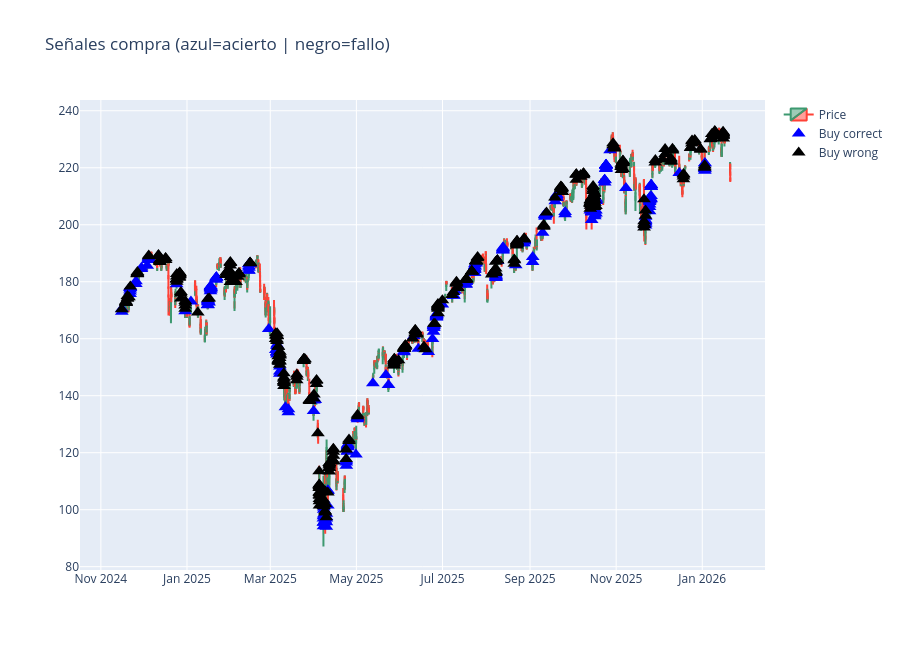

Notebook code cell kept with this figure:
### Code cell
import plotly.graph_objects as go

def plot_candles_with_signals(X, y_pred_proba, y_test, PROB_THR):

    df = X.copy().sort_index()

    y_pred_proba = np.asarray(y_pred_proba)

    # ---- prob clase positiva ----
    if y_pred_proba.ndim == 2:
        proba_buy = y_pred_proba[:, 1]
    else:
        proba_buy = y_pred_proba

    y_test = np.asarray(y_test)

    # ---- high/low simulados ----
    high = df['high']
    low  = df['low']

    # ---- señales ----
    signal_mask = proba_buy > PROB_THR

    signal_times = df.index[signal_mask]
    signal_prices = df.loc[signal_mask, 'close']

    # ---- evaluar acierto ----
    correct_mask = y_test[signal_mask] == 1

    times_correct = signal_times[correct_mask]
    prices_correct = signal_prices[correct_mask]

    times_wrong = signal_times[~correct_mask]
    prices_wrong = signal_prices[~correct_mask]

    fig = go.Figure()

    # ======================
    # Velas
    # ======================
    fig.add_trace(
        go.Candlestick(
            x=df.index,
            open=df['open'],
            high=high,
            low=low,
            close=df['close'],
            name="Price"
        )
    )

    # ======================
    # Señales correctas (azul)
    # ======================
    fig.add_trace(
        go.Scatter(
            x=times_correct,
            y=prices_correct,
            mode='markers',
            marker=dict(
                symbol='triangle-up',
                size=12,
                color='blue'
            ),
            name='Buy correct'
        )
    )

    # ======================
    # Señales incorrectas (negro)
    # ======================
    fig.add_trace(
        go.Scatter(
            x=times_wrong,
            y=prices_wrong,
            mode='markers',
            marker=dict(
                symbol='triangle-up',
                size=12,
                color='black'
            ),
            name='Buy wrong'
        )
    )

    fig.update_layout(
        title=f"Señales compra (azul=acierto | negro=fallo)",
        xaxis_rangeslider_visible=False,
        height=650
    )

    fig.show()

    # ======================
    # Métricas rápidas
    # ======================
    n_trades = signal_mask.sum()
    if n_trades > 0:
        winrate = correct_mask.mean()
        print(f"Trades: {n_trades}")
        print(f"Accuracy señales: {winrate:.2%}")

plot_candles_with_signals(X_test.join(df_raw), y_pred_proba, y_test, PROB_THR)

### Figure 1 — Plotly figure (JSON) as saved in the notebook; plotly's stock layout.template omitted (floating-point values rounded to 4 significant figures; data arrays with more than 128 entries replaced by an {"elided": "..."} marker saying what was removed)
{"data": [{"close": {"elided": "3769 float values"}, "high": {"elided": "3769 float values"}, "low": {"elided": "3769 float values"}, "name": "Price", "open": {"elided": "3769 float values"}, "type": "candlestick", "x": {"elided": "3769 str values"}}, {"marker": {"color": "blue", "size": 12, "symbol": "triangle-up"}, "mode": "markers", "name": "Buy correct", "type": "scatter", "x": {"elided": "292 str values"}, "y": {"elided": "292 float values"}}, {"marker": {"color": "black", "size": 12, "symbol": "triangle-up"}, "mode": "markers", "name": "Buy wrong", "type": "scatter", "x": {"elided": "436 str values"}, "y": {"elided": "436 float values"}}], "layout": {"height": 650, "title": {"text": "Señales compra (azul=acierto | negro=fallo)"}, "xaxis": {"rangeslider": {"visible": false}}}}
